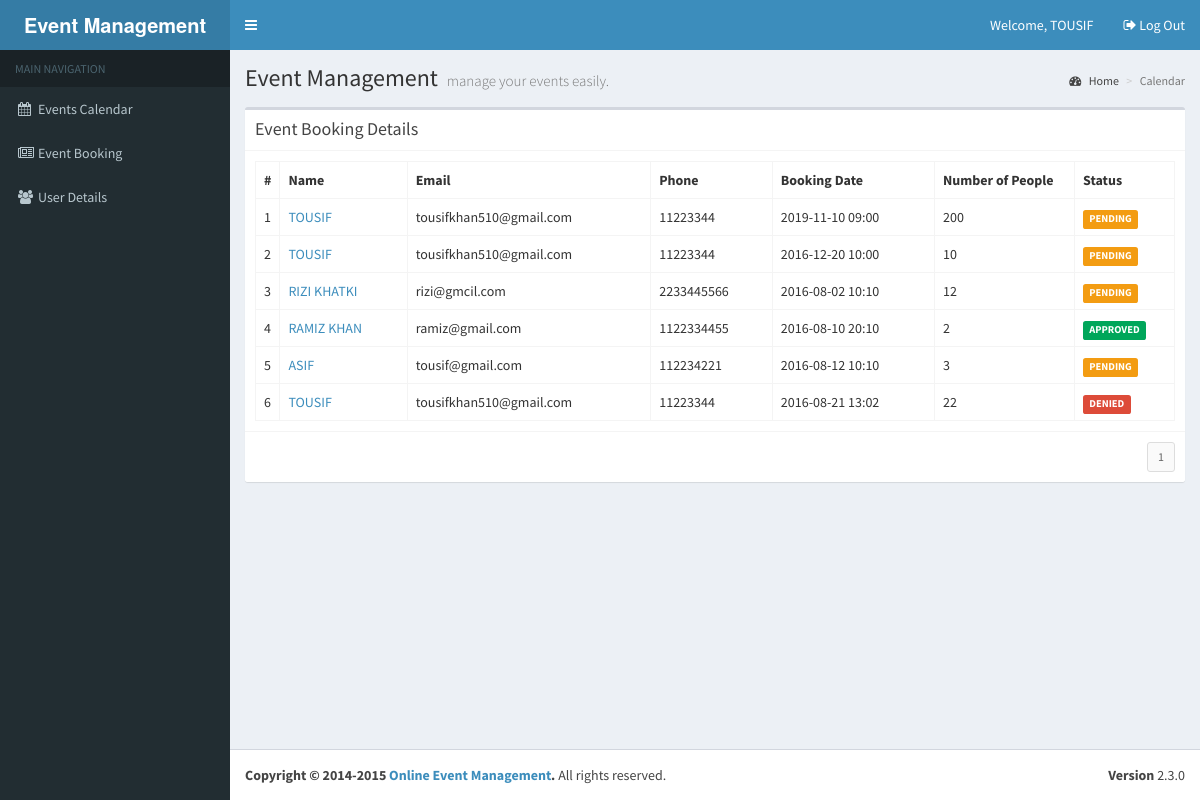
Screenshot of /event-management/event-management/views/?v=LIST (signed in) with the database file from the repository.
### tables this page shows
CREATE TABLE `tbl_users` (
  `id` int(10) NOT NULL,
  `name` varchar(100) NOT NULL,
  `pwd` varchar(200) NOT NULL,
  `address` varchar(250) NOT NULL,
  `phone` varchar(20) NOT NULL,
  `email` varchar(100) NOT NULL,
  `type` varchar(10) NOT NULL,
  `status` varchar(10) NOT NULL,
  `bdate` varchar(100) NOT NULL
);

CREATE TABLE `tbl_reservations` (
  `id` int(10) NOT NULL,
  `uid` int(10) NOT NULL,
  `ucount` int(10) NOT NULL,
  `rdate` varchar(100) NOT NULL,
  `status` varchar(10) NOT NULL,
  `comments` varchar(250) NOT NULL,
  `bdate` varchar(100) NOT NULL
);

### event-management/event-management/views/index.php (called while the page is built, shortened)
<?php
require_once '../library/functions.php';
require_once '../include/template.php';
?>

### event-management/event-management/library/database.php (called while the page is built, shortened)
<?php
require_once 'config.php';
$dbConn = mysqli_connect ($dbHost, $dbUser, $dbPass,$dbName);
function dbQuery($sql)
{
	global $dbConn;
	$result = mysqli_query($dbConn,$sql);
	return $result;
}
function dbFetchAssoc($result)
{
	return mysqli_fetch_assoc($result);
}
function dbNumRows($result)
{
	return mysqli_num_rows($result);
}
?>

### event-management/event-management/views/eventlist.php (the view, shortened to what this page needs)
<?php
$records = getBookingRecords();
?>
<div class="col-md-12">
  <div class="box">
    <div class="box-header with-border">
      <h3 class="box-title">Event Booking Details</h3>
    </div>
    <div class="box-body">
      <table class="table table-bordered">
        <tr>
          <th style="width: 10px">#</th>
          <th>Name</th>
          <th>Email</th>
          <th>Phone</th>
          <th>Booking Date</th>
          <th style="width: 140px">Number of People</th>
          <th style="width: 100px">Status</th>
        </tr>
        <?php
	  $idx = 1;
	  foreach($records as $rec) {
	  	extract($rec);
		$stat = '';
		if($status == "PENDING") {$stat = 'warning';}
		else if ($status == "APPROVED") {$stat = 'success';}
		else if($status == "DENIED") {$stat = 'danger';}
		?>
        <tr>
          <td><?php echo $idx++; ?></td>
          <td><a href="<?php echo WEB_ROOT; ?>views/?v=USER&ID=<?php echo $user_id; ?>"><?php echo strtoupper($user_name); ?></a></td>
          <td><?php echo $user_email; ?></td>
          <td><?php echo $user_phone; ?></td>
          <td><?php echo $res_date; ?></td>
          <td><?php echo $count; ?></td>
          <td><span class="label label-<?php echo $stat; ?>"><?php echo $status; ?></span></td>
        </tr>
        <?php } ?>
      </table>
    </div>
    <div class="box-footer clearfix">
      <?php echo generatePagination(); ?> </div>
  </div>
</div>

### rows the page displays
tbl_users: name "TOUSIF", email "tousifkhan510@gmail.com", phone "11223344", tbl_reservations.rdate "2019-11-10 09:00", tbl_reservations.ucount "200", tbl_reservations.status "PENDING", tbl_reservations.rdate "2016-12-20 10:00", tbl_reservations.ucount "10", tbl_reservations.rdate "2016-08-21 13:02", tbl_reservations.ucount "22", tbl_reservations.status "DENIED"
tbl_users: name "RIZI KHATKI", email "rizi@gmcil.com", phone "2233445566", tbl_reservations.rdate "2016-08-02 10:10", tbl_reservations.ucount "12", tbl_reservations.status "PENDING"
tbl_users: name "RAMIZ KHAN", email "ramiz@gmail.com", phone "1122334455", tbl_reservations.rdate "2016-08-10 20:10", tbl_reservations.ucount "2", tbl_reservations.status "APPROVED"
tbl_users: name "ASIF", email "tousif@gmail.com", phone "112234221", tbl_reservations.rdate "2016-08-12 10:10", tbl_reservations.ucount "3", tbl_reservations.status "PENDING"

### other values shown
$_SESSION['calendar_fd_user']['name'] "TOUSIF"
